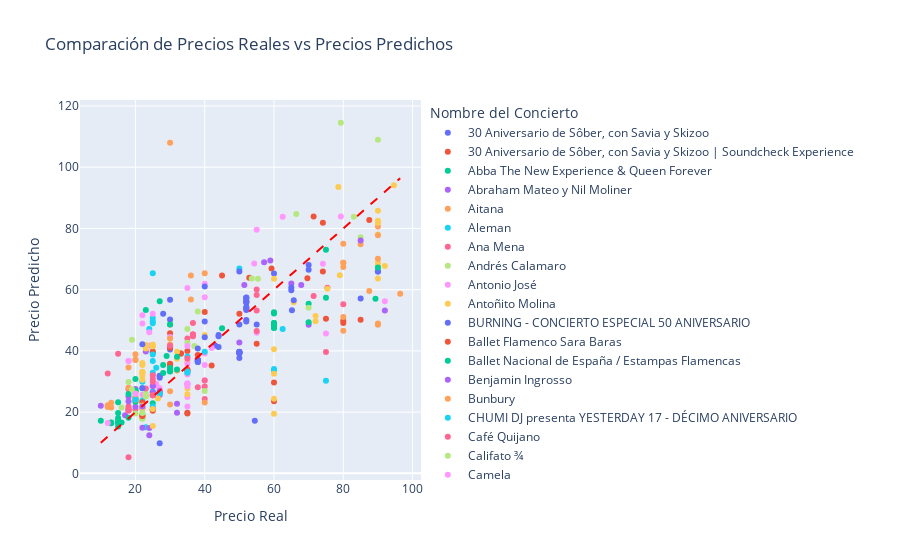

The cell this chart's notebook holds for it:
### Markdown cell above
RANDOM SEARCH ESTANDARIZACIÓN

### Code cell
# Definir los parámetros para Random Search
params = {
    'mlp__hidden_layer_sizes': range(1, 401),
    'mlp__activation': ["relu", "identity",  "tanh", "logistic"],
    'mlp__solver': ['sgd', 'lbfgs', 'adam'],
}

# Realizar Random Search
start_time = time.time()

randomSearch = RandomizedSearchCV(estimator=pipeline, param_distributions=params, n_iter=180, n_jobs=-1, scoring='neg_mean_squared_error', cv=ps)
randomSearch.fit(X_train, y)

results = cross_validate(randomSearch.best_estimator_, X_train, y, cv=ps, scoring=scoring, return_train_score=True)

end_time = time.time()
execution_time = end_time - start_time
print("Tiempo de ejecución:", execution_time, "segundos")

print('Mejores parámetros RandomSearch: ', randomSearch.best_params_)

resultados = crear_tabla_resultados(results)

cargar_modelo_mlflow(randomSearch.best_estimator_, 'MAX_PRICE', 'RANDOM SEARCH 2', resultados, execution_time)

# Mostrar las predicciones y los valores reales
plot_model_predictions(randomSearch.best_estimator_, X_train, y, data_max)
feature_importance(randomSearch.best_estimator_, X_train, y, 15)
resultados
